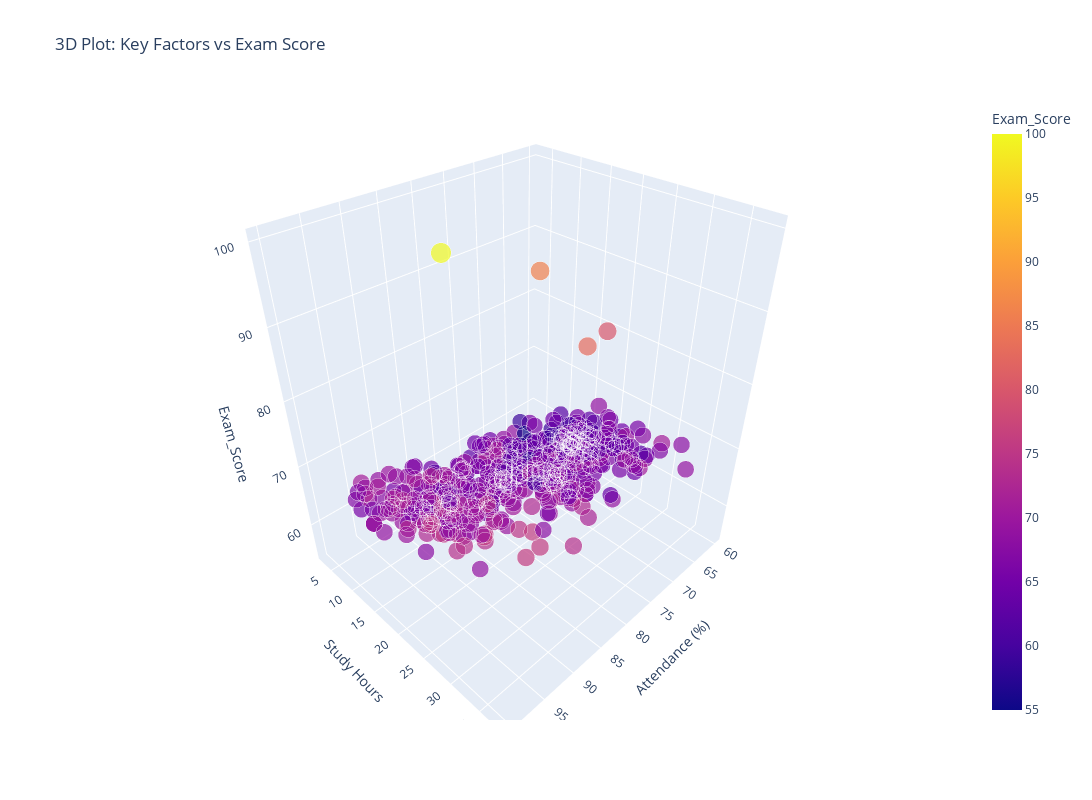

This figure's notebook cell:
### Markdown cell above
<h4>That plot is just beautiful rather than informative. Had to take fewer dataframe for this 3S scatterplot.</h4>

### Code cell
sampled_data = data.sample(n=500, random_state=42)
fig2 = px.scatter_3d(
    sampled_data,
    x='Attendance',
    y='Hours_Studied',
    z='Exam_Score',
    color='Exam_Score',
    size='Exam_Score',
    title="3D Plot: Key Factors vs Exam Score",
    labels={'Attendance': 'Attendance (%)', 'Hours_Studied': 'Study Hours', 'Previous_Scores': 'Previous Scores'}
)

fig2.update_layout(
    width=1200,
    height=800,
)

fig2.show()

### Figure 1 — Plotly figure (JSON) as saved in the notebook; plotly's stock layout.template omitted (floating-point values rounded to 4 significant figures; data arrays with more than 128 entries replaced by an {"elided": "..."} marker saying what was removed)
{"data": [{"hovertemplate": "Attendance (%)=%{x}<br>Study Hours=%{y}<br>Exam_Score=%{marker.color}<extra></extra>", "legendgroup": "", "marker": {"color": {"elided": "500 int values"}, "coloraxis": "coloraxis", "size": {"elided": "500 int values"}, "sizemode": "area", "sizeref": 0.25, "symbol": "circle"}, "mode": "markers", "name": "", "scene": "scene", "showlegend": false, "x": {"elided": "500 int values"}, "y": {"elided": "500 int values"}, "z": {"elided": "500 int values"}, "type": "scatter3d"}], "layout": {"scene": {"domain": {"x": [0.0, 1.0], "y": [0.0, 1.0]}, "xaxis": {"title": {"text": "Attendance (%)"}}, "yaxis": {"title": {"text": "Study Hours"}}, "zaxis": {"title": {"text": "Exam_Score"}}}, "coloraxis": {"colorbar": {"title": {"text": "Exam_Score"}}, "colorscale": [[0.0, "#0d0887"], [0.1111, "#46039f"], [0.2222, "#7201a8"], [0.3333, "#9c179e"], [0.4444, "#bd3786"], [0.5556, "#d8576b"], [0.6667, "#ed7953"], [0.7778, "#fb9f3a"], [0.8889, "#fdca26"], [1.0, "#f0f921"]]}, "legend": {"tracegroupgap": 0, "itemsizing": "constant"}, "title": {"text": "3D Plot: Key Factors vs Exam Score"}, "width": 1200, "height": 800}}
